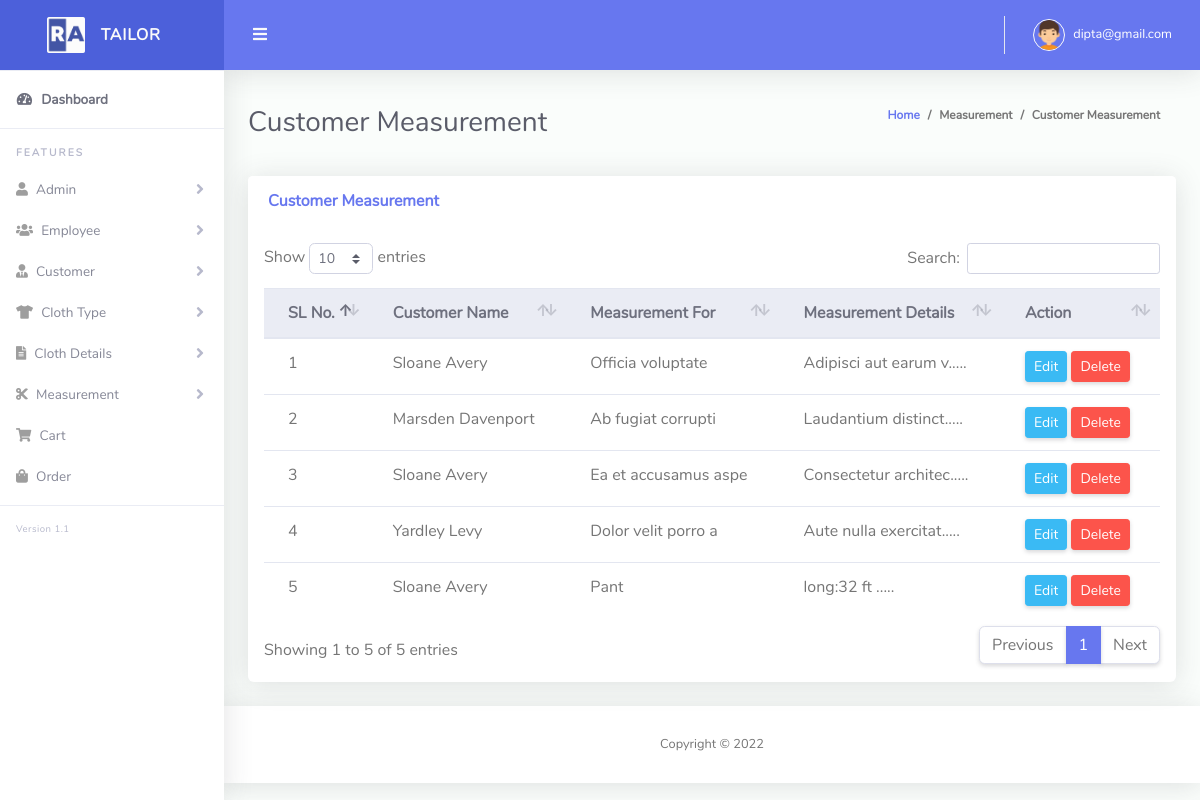
Screenshot of /view_measurement.php (signed in) with the database file from the repository.
### tables this page shows
CREATE TABLE `tbl_measurement` (
  `id` int(11) NOT NULL,
  `cus_id` int(11) NOT NULL,
  `measurement_for` varchar(255) NOT NULL,
  `measurement_details` text NOT NULL,
  `soft_delete` tinyint(4) NOT NULL DEFAULT 0
);

CREATE TABLE `tbl_customer` (
  `cus_id` int(11) NOT NULL,
  `cus_name` varchar(255) NOT NULL,
  `cus_email` varchar(255) NOT NULL,
  `cus_phone` varchar(255) NOT NULL,
  `cus_address` text NOT NULL,
  `created_at` timestamp NOT NULL DEFAULT current_timestamp(),
  `soft_delete` tinyint(4) NOT NULL DEFAULT 0
);

### Classes/DB.php (called while the page is built, shortened)
<?php
class DB
{
    public function connect(){
        $this->conn = new mysqli("localhost","root","","tailor_shop");
        if ($this->conn->connect_error) {
          die("Connection failed: " . $this->conn->connect_error);
        } else {
            return $msg =  "connected";
        }
    }
}

### Classes/MeasurementClass.php (called while the page is built, shortened)
<?php
include_once 'db.php';
class MeasurementClass extends DB
{
    public function viewMeasurement()
    {
        $query  = "SELECT tbl_measurement.*, tbl_customer.cus_name FROM tbl_measurement INNER JOIN tbl_customer ON
        tbl_measurement.cus_id = tbl_customer.cus_id WHERE tbl_measurement.soft_delete = 0 ORDER By tbl_measurement.id";
        $result = $this->conn->query($query);
        return $result;
    }
}

### Classes/FormatClass.php (called while the page is built, shortened)
<?php
Class Format{
    public function textShorten($text, $limit = 400){
        $text = $text . " ";
        $text = substr($text, 0, $limit);
        $text = substr($text, 0, strrpos($text, ' '));
        $text = $text . ".....";
        return $text;
    }
}

### view_measurement.php (the view, shortened to what this page needs)
<?php include 'layouts/header.php';
?>
<div class="container-fluid" id="container-wrapper">
  <div class="d-sm-flex align-items-center justify-content-between mb-4">
    <h1 class="h3 mb-0 text-gray-800">Customer Measurement</h1>
    <ol class="breadcrumb">
      <li class="breadcrumb-item"><a href="./">Home</a></li>
      <li class="breadcrumb-item">Measurement</li>
      <li class="breadcrumb-item active" aria-current="page">Customer Measurement</li>
    </ol>
  </div>
  <div class="row">
    <div class="col-lg-12">
      <div class="card mb-4">
        <div class="card-header py-3 d-flex flex-row align-items-center justify-content-between">
          <h6 class="m-0 font-weight-bold text-primary">Customer Measurement</h6>
        </div>
        <div class="table-responsive p-3">
          <table class="table align-items-center table-flush" id="dataTable">
            <thead class="thead-light">
              <tr>
                <th>SL No.</th>
                <th>Customer Name</th>
                <th>Measurement For</th>
                <th>Measurement Details</th>
                <th>Action</th>
              </tr>
            </thead>
            <tbody>
              <?php
              $i = 0;
              $view = $measure->viewMeasurement();
              foreach ($view as $value) {
              ?>
                <tr>
                  <td><?php echo $i += 1; ?></td>
                  <td><?php echo $value['cus_name']; ?></td>
                  <td><?php echo $value['measurement_for']; ?></td>
                  <td><?php echo $fm->textShorten($value['measurement_details'], 200); ?></td>
                  <td>
                    <a href="edit_measurement.php?mesid=<?php echo $value['id']; ?>" class="btn btn-sm btn-info">Edit</a>
                    <a onclick="return confirm('Are you sure to Delete?');" href="?delMes=<?php echo $value['id']; ?>" class="btn btn-sm btn-danger">Delete</a>
                  </td>
                </tr>
              <?php } ?>
            </tbody>
          </table>
        </div>
      </div>
    </div>
  </div>
</div>
<?php include 'layouts/footer.php'; ?>

### rows the page displays
tbl_measurement: i "1", cus.cus_name "Sloane Avery", measurement_for "Officia voluptate", measurement_details "Adipisci aut earum v....."
tbl_measurement: i "2", cus.cus_name "Marsden Davenport", measurement_for "Ab fugiat corrupti", measurement_details "Laudantium distinct....."
tbl_measurement: i "3", cus.cus_name "Sloane Avery", measurement_for "Ea et accusamus aspe", measurement_details "Consectetur architec....."
tbl_measurement: i "4", cus.cus_name "Yardley Levy", measurement_for "Dolor velit porro a", measurement_details "Aute nulla exercitat....."
tbl_measurement: i "5", cus.cus_name "Sloane Avery", measurement_for "Pant", measurement_details "long:32 ft ....."

### other values shown
$_SESSION['email'] "dipta@gmail.com"
